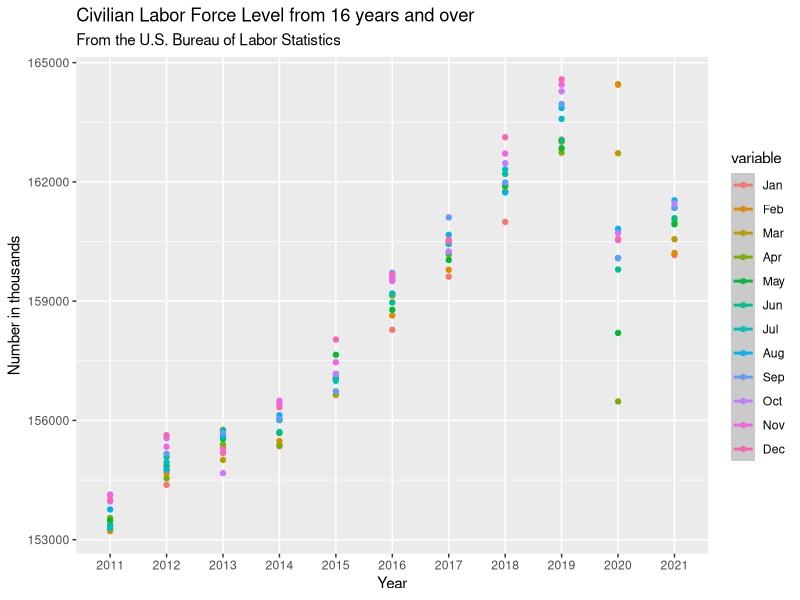
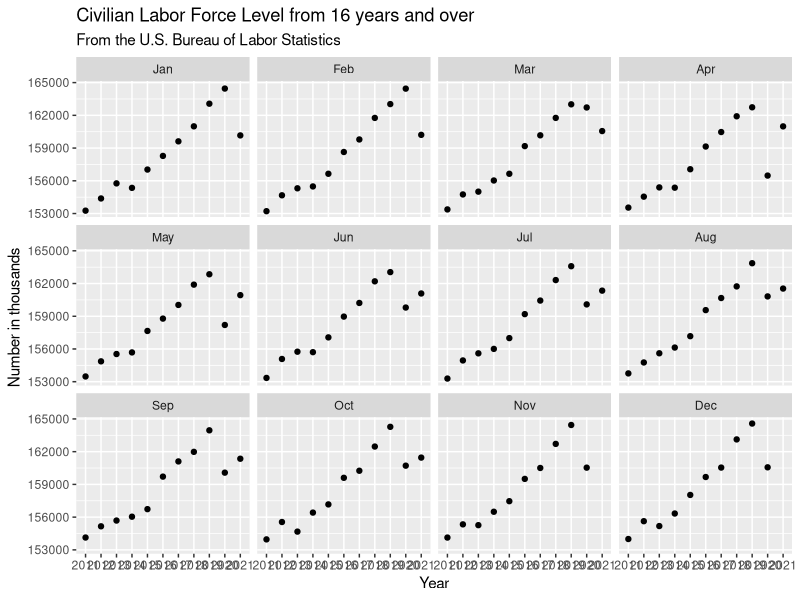
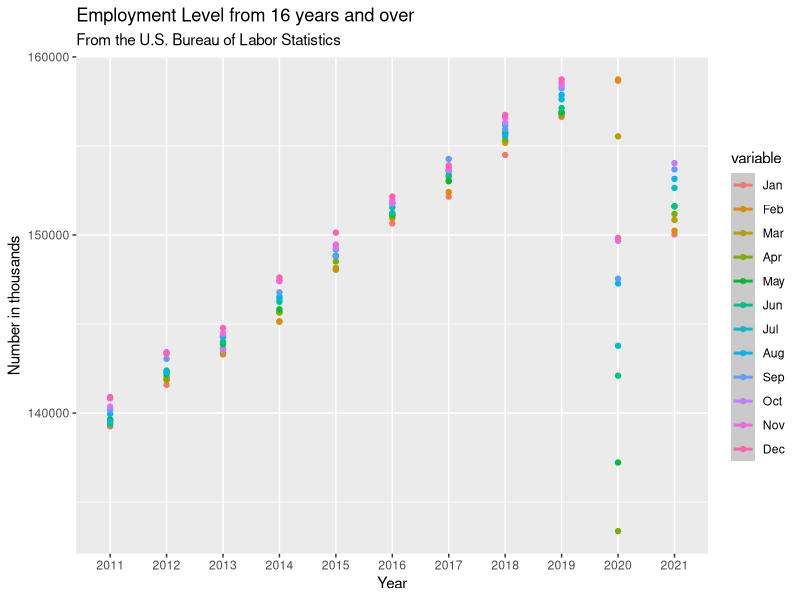
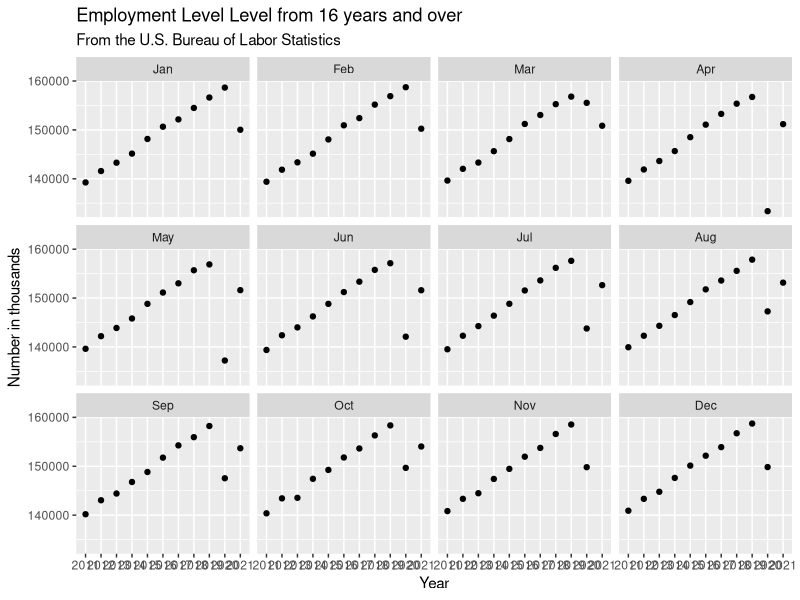
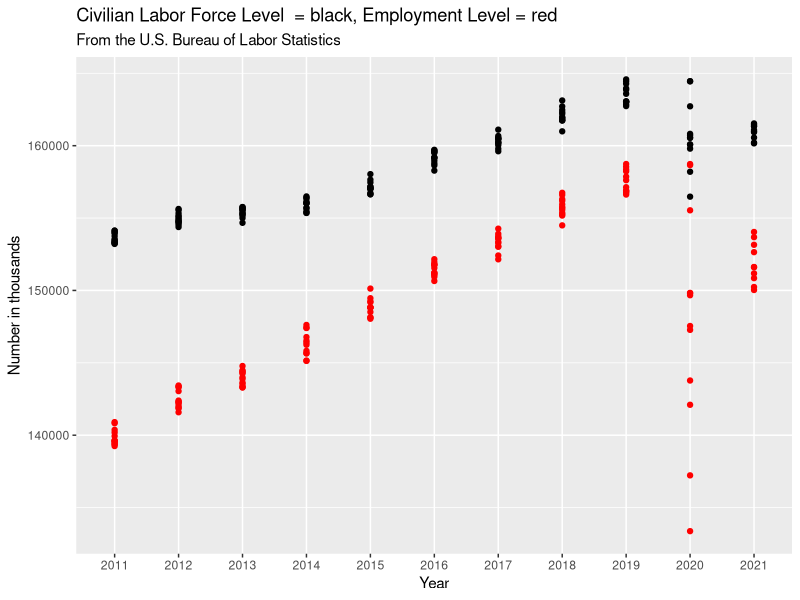
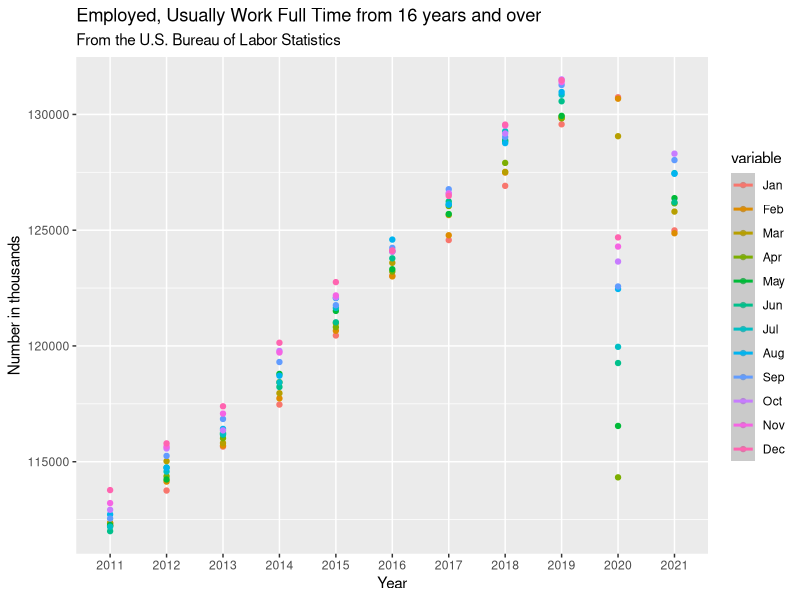
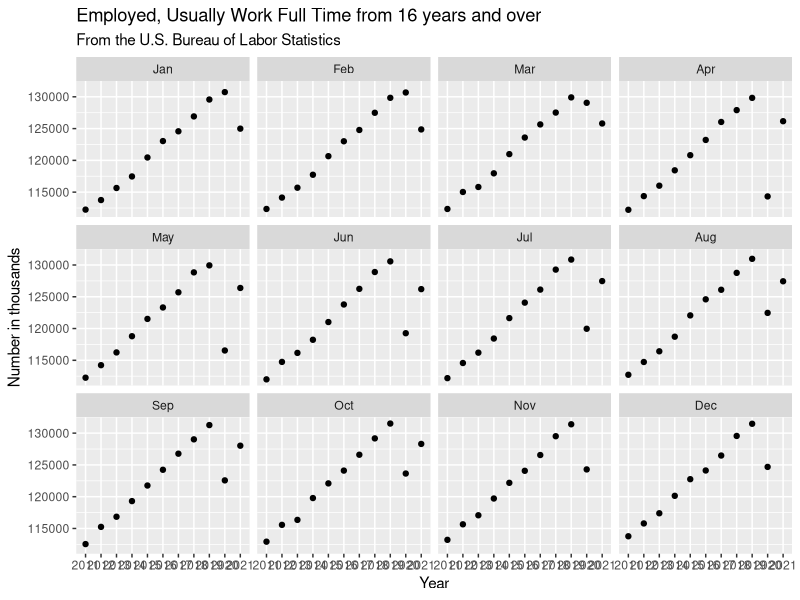
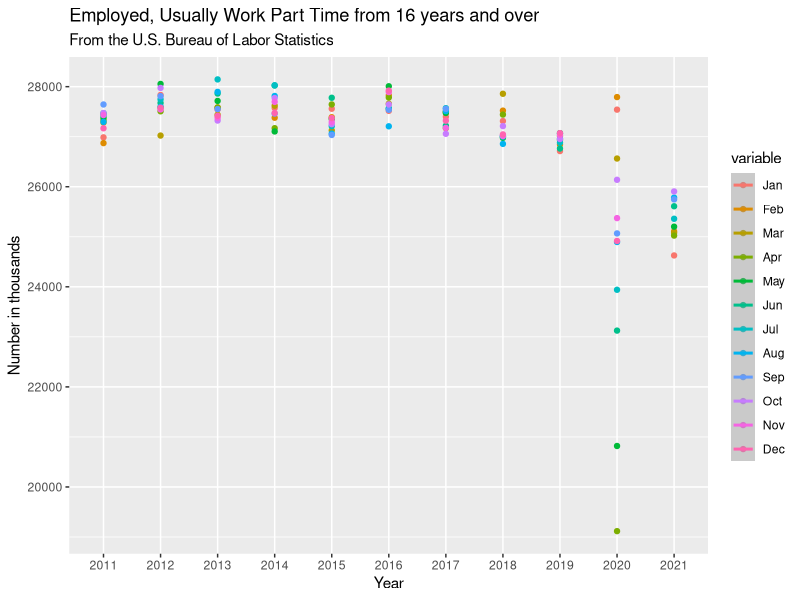

Source code (R) for these figures, in order:
library(readr)
library(dplyr)
library(ggplot2)
library(reshape2)
 

# Civilian Labor Force Level 
df <- read.csv("se.csv")   
df$Year <- as.character(df$Year, format="%Y" )   

df <- melt(df, id.vars="Year") 

# Everything on the same plot
ggplot(df, aes(Year,value, col=variable)) +
  geom_point() +
  stat_smooth() +
  labs(title="Civilian Labor Force Level from 16 years and over", 
       subtitle="From the U.S. Bureau of Labor Statistics", x="Year",
       y="Number in thousands")

ggplot(df, aes(Year,value)) +
  geom_point() +
  stat_smooth() +
  facet_wrap(~variable) +
  labs(title="Civilian Labor Force Level from 16 years and over", 
       subtitle="From the U.S. Bureau of Labor Statistics", x="Year", 
       y="Number in thousands")
 
# Employment Level
dt <- read.csv("so.csv")   
dt$Year <- as.character(dt$Year, format="%Y" )   

dt <- melt(dt, id.vars="Year") 

# Everything on the same plot
ggplot(dt, aes(Year,value, col=variable)) +
  geom_point() +
  stat_smooth() +
  labs(title="Employment Level from 16 years and over", 
       subtitle="From the U.S. Bureau of Labor Statistics", x="Year",
       y="Number in thousands")

ggplot(dt, aes(Year,value)) +
  geom_point() +
  stat_smooth() +
  facet_wrap(~variable) +
  labs(title="Employment Level Level from 16 years and over", 
       subtitle="From the U.S. Bureau of Labor Statistics", x="Year", 
       y="Number in thousands")

# Placing graphs together for analysis
ggplot(df, aes(Year,value)) +
  geom_point() +
  geom_point(data = dt, color = "red") +
  stat_smooth() +
  labs(title="Civilian Labor Force Level  = black, Employment Level = red", 
       subtitle="From the U.S. Bureau of Labor Statistics", x="Year", 
       y="Number in thousands")  

# Employed, Usually Work Full Time
di <- read.csv("shi.csv")   
di$Year <- as.character(di$Year, format="%Y" )   

di <- melt(di, id.vars="Year") 

# Everything on the same plot
ggplot(di, aes(Year,value, col=variable)) +
  geom_point() +
  stat_smooth() +
  labs(title="Employed, Usually Work Full Time from 16 years and over", 
       subtitle="From the U.S. Bureau of Labor Statistics", x="Year",
       y="Number in thousands")

ggplot(di, aes(Year,value)) +
  geom_point() +
  stat_smooth() +
  facet_wrap(~variable) +
  labs(title="Employed, Usually Work Full Time from 16 years and over", 
       subtitle="From the U.S. Bureau of Labor Statistics", x="Year", 
       y="Number in thousands")

# Employed, Usually Work Part Time
de <- read.csv("sa.csv")   
de$Year <- as.character(de$Year, format="%Y" )   

de <- melt(de, id.vars="Year") 

# Everything on the same plot
ggplot(de, aes(Year,value, col=variable)) +
  geom_point() +
  stat_smooth() +
  labs(title="Employed, Usually Work Part Time from 16 years and over", 
       subtitle="From the U.S. Bureau of Labor Statistics", x="Year",
       y="Number in thousands")

ggplot(de, aes(Year,value)) +
  geom_point() +
  stat_smooth() +
  facet_wrap(~variable) +
  labs(title="Employed, Usually Work Part Time from 16 years and over", 
       subtitle="From the U.S. Bureau of Labor Statistics", x="Year", 
       y="Number in thousands")

# Placing graphs together for analysis
ggplot(di, aes(Year,value)) +
  geom_point() +
  geom_point(data = de, color = "red") +
  stat_smooth() +
  labs(title="Employed, Usually Work Full Time = black, Employed, Usually Work Part Time = red", 
       subtitle="From the U.S. Bureau of Labor Statistics", x="Year", 
       y="Number in thousands")  

# Unemployment Level
da <- read.csv("su.csv")   
da$Year <- as.character(da$Year, format="%Y" )   

da <- melt(da, id.vars="Year") 

# Everything on the same plot
ggplot(da, aes(Year,value, col=variable)) +
  geom_point() +
  stat_smooth() +
  labs(title="Unemployment Level from 16 years and over", 
       subtitle="From the U.S. Bureau of Labor Statistics", x="Year",
       y="Number in thousands")

ggplot(da, aes(Year,value)) +
  geom_point() +
  stat_smooth() +
  facet_wrap(~variable) +
  labs(title="Unemployment Level from 16 years and over", 
       subtitle="From the U.S. Bureau of Labor Statistics", x="Year", 
       y="Number in thousands")
 